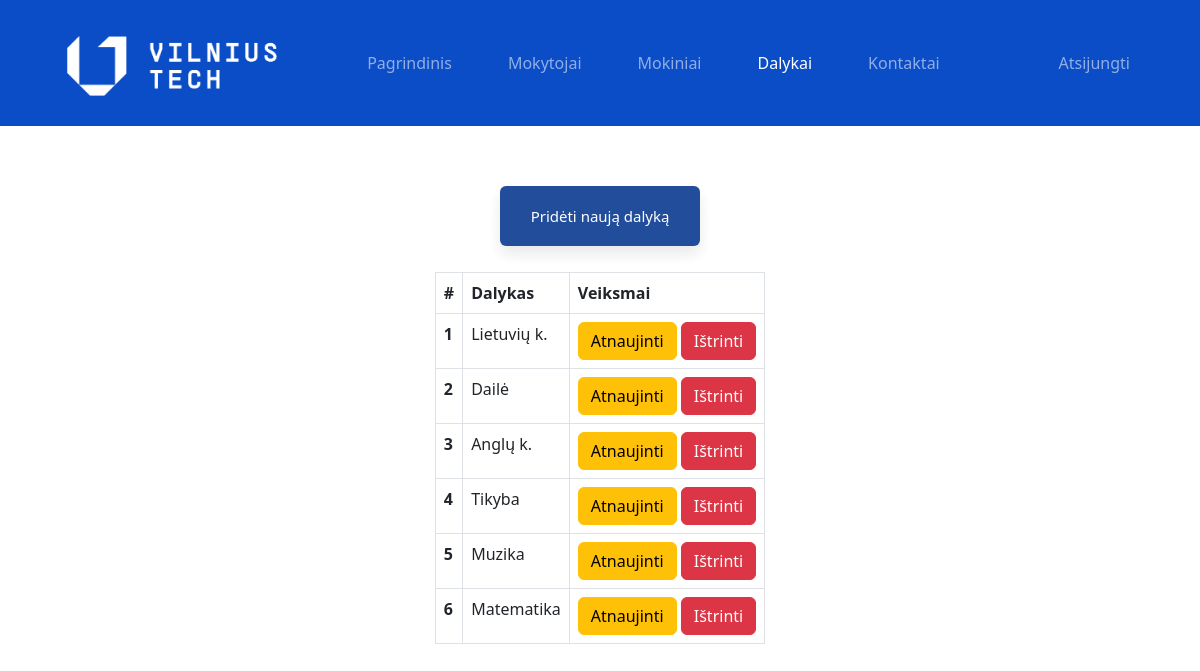
/dienynas/admin/subject.php (signed in), run on the app's committed database.
### tables this page shows
CREATE TABLE `subjects` (
  `subject_id` int(11) NOT NULL,
  `subject` varchar(31) NOT NULL
);

### dienynas/DB_connection.php (called while the page is built, shortened)
<?php
function getAllSubjects($conn){
	$sql = "SELECT * FROM subjects";
	$stmt = $conn->prepare($sql);
	$stmt->execute();
	if ($stmt->rowCount() >= 1) {
	  $subjects = $stmt->fetchAll();
	  return $subjects;
	}else {
		return 0;
	}
 }

### dienynas/admin/subject.php (the view, shortened to what this page needs)
<?php
if (isset($_SESSION['admin_id']) && isset($_SESSION['role'])) {
    if ($_SESSION['role'] == 'Admin') {
       include "../DB_connection.php";
       $subjects = getAllSubjects($conn);
 ?>
<!DOCTYPE html>
<html lang="lt">
<head>
	<link rel="stylesheet" href="https://cdn.jsdelivr.net/npm/bootstrap@5.2.0/dist/css/bootstrap.min.css">
	<link rel="stylesheet" href="../css/style.css">
</head>
<body>
    <?php include "nav/navbar.php"; if($subjects != 0){ ?>
     <div class="container1 mb-5">
        <a href="subject-add.php"><button class="grizti add"> Pridėti naują dalyką </button></a>
          <div class="table-responsive">
            <table class="table table-bordered mt-3 n-table">
              <thead><tr>
                  <th scope="col">#</th>
                  <th scope="col">Dalykas</th>
                  <th scope="col">Veiksmai</th>
              </tr></thead>
              <tbody>
                <?php $i = 0; foreach($subjects as $subject){ $i++; ?>
                <tr>
                  <th scope="row"><?=$i?></th>
                  <td><?php echo $subject['subject'] ?></td>
                    <td>
                      <a href="subject-edit.php?subject_id=<?=$subject['subject_id']?>" class="btn btn-warning">Atnaujinti</a>
                      <a href="subject-delete.php?subject_id=<?=$subject['subject_id']?>" class="btn btn-danger">Ištrinti</a>
                    </td>
                  </tr>
                <?php } ?>
              </tbody>
            </table>
          </div>
    <?php } else { ?>
      <div class="alert alert-info .w-450 m-5" role="alert">Tuščia!</div>
      <?php } ?>
    </div>
</body>
</html>
<?php }} ?>

### dienynas/css/style.css (style rules this page uses)
.container1 { display: flex; flex-direction: column; align-items: center; margin-top: 5%; }
.myg, .myg1, .grizti { opacity: 0.9; border: none; border-radius: 6px; color: white; font-size: 15px; height: 40px; width: 150px; margin: 0px 5px; cursor: pointer; box-shadow: 0px 8px 15px rgba(0, 0, 0, 0.1); transition: all 0.3s; }
.grizti { background-color:#0b3a91; }
.add { width: 200px; height: 60px; margin-bottom: 10px; }

### data on the page
subjects: subject "Lietuvių k."
subjects: subject "Dailė"
subjects: subject "Anglų k."
subjects: subject "Tikyba"
subjects: subject "Muzika"
subjects: subject "Matematika"
